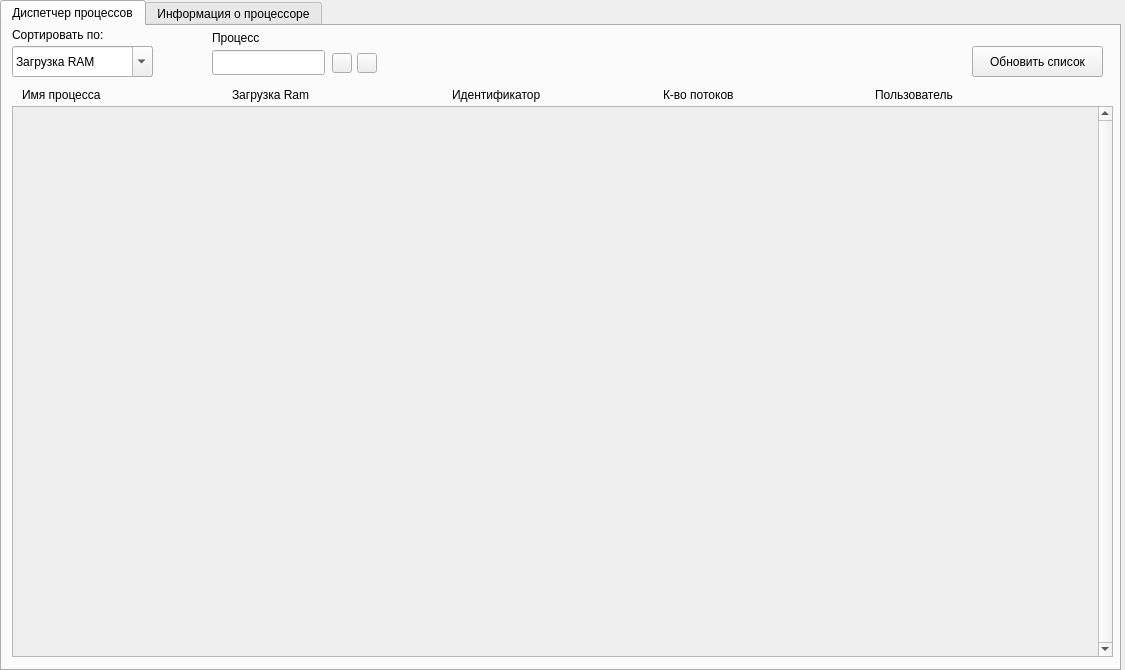
<?xml version="1.0" encoding="UTF-8"?>
<ui version="4.0">
 <class>MainWindow</class>
 <widget class="QMainWindow" name="MainWindow">
  <property name="windowModality">
   <enum>Qt::NonModal</enum>
  </property>
  <property name="geometry">
   <rect>
    <x>0</x>
    <y>0</y>
    <width>1125</width>
    <height>670</height>
   </rect>
  </property>
  <property name="windowTitle">
   <string>Task Manager</string>
  </property>
  <property name="windowIcon">
   <iconset>
    <normaloff>window_icon.png</normaloff>window_icon.png</iconset>
  </property>
  <property name="accessibleName">
   <string/>
  </property>
  <widget class="QWidget" name="centralWidget">
   <widget class="QTabWidget" name="tabWidget">
    <property name="geometry">
     <rect>
      <x>0</x>
      <y>0</y>
      <width>1121</width>
      <height>671</height>
     </rect>
    </property>
    <property name="currentIndex">
     <number>0</number>
    </property>
    <widget class="QWidget" name="tab">
     <attribute name="title">
      <string>Диспетчер процессов</string>
     </attribute>
     <widget class="QScrollArea" name="scrollArea">
      <property name="enabled">
       <bool>true</bool>
      </property>
      <property name="geometry">
       <rect>
        <x>10</x>
        <y>80</y>
        <width>1101</width>
        <height>551</height>
       </rect>
      </property>
      <property name="mouseTracking">
       <bool>false</bool>
      </property>
      <property name="autoFillBackground">
       <bool>false</bool>
      </property>
      <property name="verticalScrollBarPolicy">
       <enum>Qt::ScrollBarAlwaysOn</enum>
      </property>
      <property name="sizeAdjustPolicy">
       <enum>QAbstractScrollArea::AdjustToContentsOnFirstShow</enum>
      </property>
      <property name="widgetResizable">
       <bool>true</bool>
      </property>
      <widget class="QWidget" name="scrollContents">
       <property name="geometry">
        <rect>
         <x>0</x>
         <y>0</y>
         <width>1085</width>
         <height>549</height>
        </rect>
       </property>
      </widget>
     </widget>
     <widget class="QPushButton" name="pushButton_2">
      <property name="geometry">
       <rect>
        <x>970</x>
        <y>20</y>
        <width>131</width>
        <height>31</height>
       </rect>
      </property>
      <property name="text">
       <string>Обновить список</string>
      </property>
     </widget>
     <widget class="QComboBox" name="comboBox">
      <property name="geometry">
       <rect>
        <x>10</x>
        <y>20</y>
        <width>141</width>
        <height>31</height>
       </rect>
      </property>
      <property name="editable">
       <bool>true</bool>
      </property>
      <item>
       <property name="text">
        <string>Загрузка RAM</string>
       </property>
      </item>
      <item>
       <property name="text">
        <string>Имя</string>
       </property>
      </item>
      <item>
       <property name="text">
        <string>Идентификатор</string>
       </property>
      </item>
      <item>
       <property name="text">
        <string>К-во потоков</string>
       </property>
      </item>
     </widget>
     <widget class="QLabel" name="label">
      <property name="geometry">
       <rect>
        <x>20</x>
        <y>60</y>
        <width>111</width>
        <height>17</height>
       </rect>
      </property>
      <property name="text">
       <string>Имя процесса</string>
      </property>
     </widget>
     <widget class="QLabel" name="label_10">
      <property name="geometry">
       <rect>
        <x>450</x>
        <y>60</y>
        <width>121</width>
        <height>17</height>
       </rect>
      </property>
      <property name="text">
       <string>Идентификатор</string>
      </property>
     </widget>
     <widget class="QLabel" name="label_11">
      <property name="geometry">
       <rect>
        <x>230</x>
        <y>60</y>
        <width>101</width>
        <height>17</height>
       </rect>
      </property>
      <property name="text">
       <string>Загрузка Ram</string>
      </property>
     </widget>
     <widget class="QLabel" name="label_12">
      <property name="geometry">
       <rect>
        <x>873</x>
        <y>60</y>
        <width>101</width>
        <height>17</height>
       </rect>
      </property>
      <property name="text">
       <string>Пользователь</string>
      </property>
     </widget>
     <widget class="QLabel" name="label_14">
      <property name="geometry">
       <rect>
        <x>10</x>
        <y>0</y>
        <width>131</width>
        <height>17</height>
       </rect>
      </property>
      <property name="text">
       <string>Сортировать по:</string>
      </property>
     </widget>
     <widget class="QLabel" name="label_15">
      <property name="geometry">
       <rect>
        <x>661</x>
        <y>60</y>
        <width>91</width>
        <height>17</height>
       </rect>
      </property>
      <property name="text">
       <string>К-во потоков</string>
      </property>
     </widget>
     <widget class="QLineEdit" name="lineEdit">
      <property name="geometry">
       <rect>
        <x>210</x>
        <y>24</y>
        <width>113</width>
        <height>25</height>
       </rect>
      </property>
     </widget>
     <widget class="QLabel" name="label_16">
      <property name="geometry">
       <rect>
        <x>210</x>
        <y>3</y>
        <width>67</width>
        <height>17</height>
       </rect>
      </property>
      <property name="text">
       <string>Процесс</string>
      </property>
     </widget>
     <widget class="QPushButton" name="pushButton_3">
      <property name="geometry">
       <rect>
        <x>330</x>
        <y>27</y>
        <width>20</width>
        <height>20</height>
       </rect>
      </property>
      <property name="text">
       <string/>
      </property>
     </widget>
     <widget class="QLabel" name="label_17">
      <property name="geometry">
       <rect>
        <x>380</x>
        <y>27</y>
        <width>471</width>
        <height>17</height>
       </rect>
      </property>
      <property name="text">
       <string/>
      </property>
     </widget>
     <widget class="QPushButton" name="pushButton">
      <property name="geometry">
       <rect>
        <x>355</x>
        <y>27</y>
        <width>20</width>
        <height>20</height>
       </rect>
      </property>
      <property name="text">
       <string/>
      </property>
     </widget>
    </widget>
    <widget class="QWidget" name="tab_2">
     <attribute name="title">
      <string>Информация о процессоре</string>
     </attribute>
     <widget class="QWidget" name="formLayoutWidget">
      <property name="geometry">
       <rect>
        <x>10</x>
        <y>10</y>
        <width>1101</width>
        <height>121</height>
       </rect>
      </property>
      <layout class="QFormLayout" name="formLayout">
       <item row="0" column="0">
        <widget class="QLabel" name="label_2">
         <property name="text">
          <string>Модель процессора: </string>
         </property>
        </widget>
       </item>
       <item row="0" column="1">
        <widget class="QLabel" name="label_3">
         <property name="sizePolicy">
          <sizepolicy hsizetype="Expanding" vsizetype="Preferred">
           <horstretch>0</horstretch>
           <verstretch>0</verstretch>
          </sizepolicy>
         </property>
         <property name="text">
          <string>string</string>
         </property>
        </widget>
       </item>
       <item row="1" column="0">
        <widget class="QLabel" name="label_4">
         <property name="text">
          <string>Количество ядер:</string>
         </property>
        </widget>
       </item>
       <item row="1" column="1">
        <widget class="QLabel" name="label_5">
         <property name="text">
          <string>int</string>
         </property>
        </widget>
       </item>
       <item row="2" column="0">
        <widget class="QLabel" name="label_6">
         <property name="text">
          <string>Оперативная память:</string>
         </property>
        </widget>
       </item>
       <item row="2" column="1">
        <widget class="QLabel" name="label_7">
         <property name="text">
          <string>string</string>
         </property>
        </widget>
       </item>
       <item row="3" column="0" colspan="2">
        <layout class="QVBoxLayout" name="verticalLayout_2">
         <item alignment="Qt::AlignHCenter">
          <widget class="QLabel" name="label_8">
           <property name="text">
            <string> Загрузка RAM:</string>
           </property>
          </widget>
         </item>
         <item>
          <widget class="QProgressBar" name="progressBar">
           <property name="value">
            <number>0</number>
           </property>
           <property name="format">
            <string>%p%</string>
           </property>
          </widget>
         </item>
        </layout>
       </item>
      </layout>
     </widget>
     <widget class="QWidget" name="verticalLayoutWidget_4">
      <property name="geometry">
       <rect>
        <x>10</x>
        <y>160</y>
        <width>501</width>
        <height>441</height>
       </rect>
      </property>
      <layout class="QVBoxLayout" name="verticalLayout_4">
       <property name="spacing">
        <number>6</number>
       </property>
       <property name="sizeConstraint">
        <enum>QLayout::SetDefaultConstraint</enum>
       </property>
       <property name="bottomMargin">
        <number>0</number>
       </property>
      </layout>
     </widget>
     <widget class="QLabel" name="label_9">
      <property name="geometry">
       <rect>
        <x>190</x>
        <y>140</y>
        <width>151</width>
        <height>20</height>
       </rect>
      </property>
      <property name="text">
       <string>Загрузка процессора:</string>
      </property>
     </widget>
    </widget>
   </widget>
  </widget>
 </widget>
 <layoutdefault spacing="6" margin="11"/>
 <resources/>
 <connections/>
</ui>
